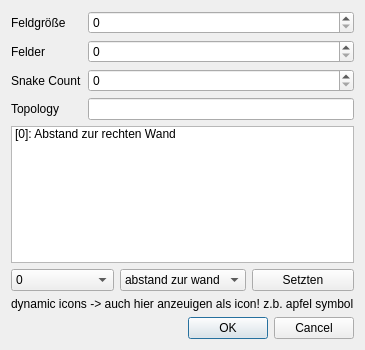
<?xml version="1.0" encoding="UTF-8"?>
<ui version="4.0">
 <class>Dialog</class>
 <widget class="QDialog" name="Dialog">
  <property name="geometry">
   <rect>
    <x>0</x>
    <y>0</y>
    <width>358</width>
    <height>350</height>
   </rect>
  </property>
  <property name="windowTitle">
   <string>Dialog</string>
  </property>
  <layout class="QFormLayout" name="formLayout">
   <item row="0" column="0">
    <widget class="QLabel" name="label_4">
     <property name="text">
      <string>Feldgröße</string>
     </property>
    </widget>
   </item>
   <item row="0" column="1">
    <widget class="QSpinBox" name="spinBox"/>
   </item>
   <item row="1" column="0">
    <widget class="QLabel" name="label_3">
     <property name="text">
      <string>Felder</string>
     </property>
    </widget>
   </item>
   <item row="1" column="1">
    <widget class="QSpinBox" name="spinBox_2"/>
   </item>
   <item row="2" column="0">
    <widget class="QLabel" name="label_5">
     <property name="text">
      <string>Snake Count</string>
     </property>
    </widget>
   </item>
   <item row="2" column="1">
    <widget class="QSpinBox" name="spinBox_3"/>
   </item>
   <item row="3" column="0">
    <widget class="QLabel" name="label_2">
     <property name="text">
      <string>Topology</string>
     </property>
    </widget>
   </item>
   <item row="3" column="1">
    <widget class="QLineEdit" name="lineEdit"/>
   </item>
   <item row="7" column="0" colspan="2">
    <widget class="QDialogButtonBox" name="buttonBox">
     <property name="orientation">
      <enum>Qt::Horizontal</enum>
     </property>
     <property name="standardButtons">
      <set>QDialogButtonBox::Cancel|QDialogButtonBox::Ok</set>
     </property>
    </widget>
   </item>
   <item row="4" column="0" colspan="2">
    <widget class="QListWidget" name="listWidget">
     <item>
      <property name="text">
       <string>[0]: Abstand zur rechten Wand</string>
      </property>
     </item>
    </widget>
   </item>
   <item row="5" column="0" colspan="2">
    <layout class="QHBoxLayout" name="horizontalLayout">
     <item>
      <widget class="QComboBox" name="comboBox">
       <item>
        <property name="text">
         <string>0</string>
        </property>
       </item>
       <item>
        <property name="text">
         <string>1</string>
        </property>
       </item>
       <item>
        <property name="text">
         <string>2</string>
        </property>
       </item>
       <item>
        <property name="text">
         <string>3</string>
        </property>
       </item>
      </widget>
     </item>
     <item>
      <widget class="QComboBox" name="comboBox_2">
       <item>
        <property name="text">
         <string>abstand zur wand</string>
        </property>
       </item>
      </widget>
     </item>
     <item>
      <widget class="QPushButton" name="pushButton">
       <property name="text">
        <string>Setzten</string>
       </property>
      </widget>
     </item>
    </layout>
   </item>
   <item row="6" column="0" colspan="2">
    <widget class="QLabel" name="label">
     <property name="text">
      <string>dynamic icons -&gt; auch hier anzeuigen als icon! z.b. apfel symbol</string>
     </property>
    </widget>
   </item>
  </layout>
 </widget>
 <resources/>
 <connections>
  <connection>
   <sender>buttonBox</sender>
   <signal>accepted()</signal>
   <receiver>Dialog</receiver>
   <slot>accept()</slot>
   <hints>
    <hint type="sourcelabel">
     <x>248</x>
     <y>254</y>
    </hint>
    <hint type="destinationlabel">
     <x>157</x>
     <y>274</y>
    </hint>
   </hints>
  </connection>
  <connection>
   <sender>buttonBox</sender>
   <signal>rejected()</signal>
   <receiver>Dialog</receiver>
   <slot>reject()</slot>
   <hints>
    <hint type="sourcelabel">
     <x>316</x>
     <y>260</y>
    </hint>
    <hint type="destinationlabel">
     <x>286</x>
     <y>274</y>
    </hint>
   </hints>
  </connection>
 </connections>
</ui>
